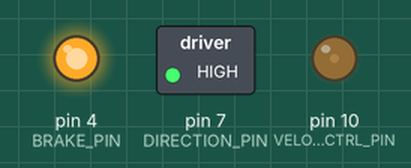
This sketch was run on a simulated Arduino Uno, built with avr-gcc and run on an emulated ATmega328P. Shown: switched loads named in the sketch (green lamp = pin HIGH), output pins drawn as LEDs (lit = HIGH).

Above: at 3.05 s.
At 22.95 s:
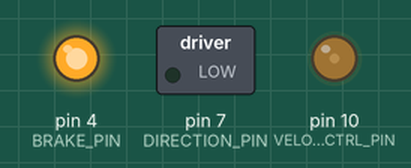
Timing chart, 0 to 29.0 s (numbered marks = the images above):
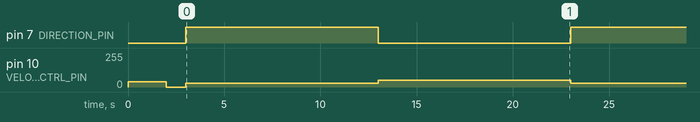

Measured:
- by itself, pin 7 (DIRECTION_PIN): alternates HIGH for 10.0 s and LOW for 10.0 s
- by itself, pin 10 (VELOCITY_CTRL_PIN): repeats every 20.0 s: 30/255 10.0 s, 50/255 10.0 s

The sketch:

Motion_Mind_Rev2_Analog_Controller.ino
```cpp
/* Servo Controller for

    Motion Mind Rev 2 HW
    solutions-cubed.com
    https://www.solutions-cubed.com/content/Downloads/MotionMind3Docs/MOTM3DS_8.pdf

    DC Motor Controller

    Used as a linear actuator in:
    Open Loop Mode

    Using Analog Input for position (or velocity?) control


*/

#define VELOCITY_CTRL_PIN 10
#define DIRECTION_PIN 7
#define BRAKE_PIN 4


int pos = 0;    // variable to store the servo position

int velocity = 0;  // Store the servo position

bool extend = false;   // when true, extends, false retracts

#define EXTEND false
#define RETRACT true


void setVelocity(int16_t velocity) {
  // velocity = velocity + 90;
  analogWrite(VELOCITY_CTRL_PIN, velocity);
}

void setDirection(bool extension) {
  if (extension) {
    digitalWrite(DIRECTION_PIN, LOW);
  } else {
    digitalWrite(DIRECTION_PIN, HIGH);
  }
}

void applyBrake(bool brakeState) {
  if (brakeState) {
    digitalWrite(BRAKE_PIN, LOW);
  } else {
    digitalWrite(BRAKE_PIN, HIGH);
  }
}

// As the actuator has safe limit switches built in, an easy way to ensure it is at zero position
// is just run {max speed}? (Does it have to be max speed) in reverse for > than the amount of time this would take to complete
//based on experimentation

//  1m42s @ Velocity -20
//  0m52s @ Velocity 40
//  0m44s @ Velocity -90

void setPositionZero() {
  setDirection(RETRACT);
  setVelocity(40);
  // delay(60000);     // Delay for  minute to ensure servo has reached zero position
  delay(2000);
  setVelocity(0);
}


void setup() {
  pinMode(VELOCITY_CTRL_PIN, OUTPUT);
  pinMode(DIRECTION_PIN, OUTPUT);
  pinMode(BRAKE_PIN, OUTPUT);
  applyBrake(false);
  setDirection(RETRACT);
  setPositionZero();
  // applyBrake(true);
  delay(1000);
}


void loop() {
  // applyBrake(false);
  setDirection(EXTEND);
  setVelocity(30);
  delay(10000);
  setDirection(RETRACT);
  setVelocity(50);
  delay(10000);
  // applyBrake(true);
}
```
